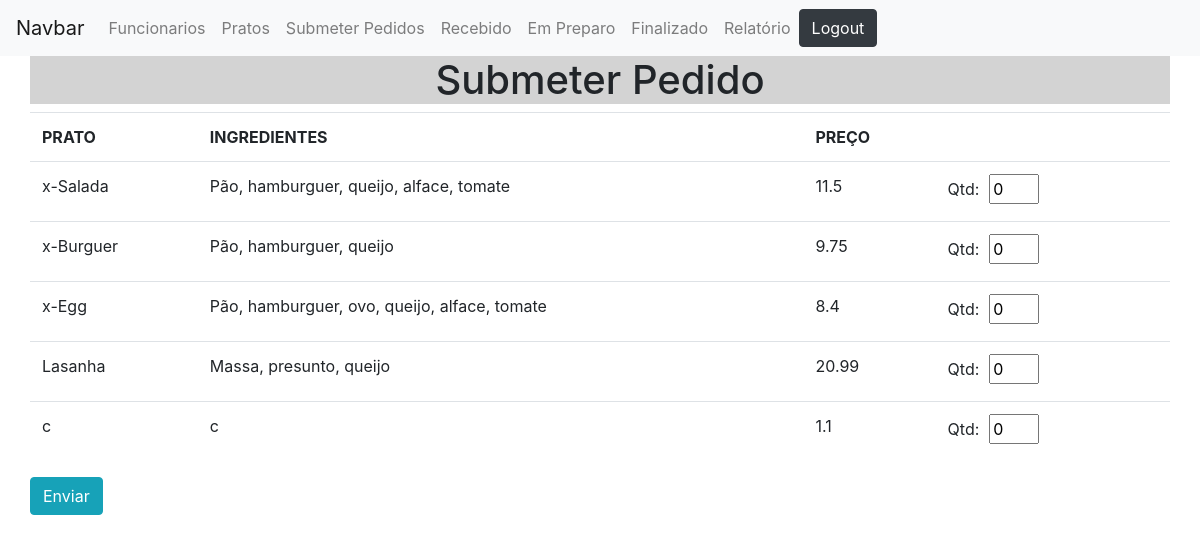
Screenshot of /Projeto/view/submeterPedido.php (signed in) with the database file from the repository.
### tables this page shows
CREATE TABLE `pratos` (
  `id` int(11) NOT NULL,
  `nome` varchar(255) NOT NULL,
  `ingredientes` varchar(255) NOT NULL,
  `preco` float DEFAULT NULL
);

### Projeto/class/Conexao.php (called while the page is built, shortened)
<?php
abstract class Conexao{
    public function __construct()
    {
        $this->user = 'root';
        $this->pass = '';
        $this->dbname = 'projeto-ultimo';
        try {
        $this->pdo = new PDO("mysql:host=localhost; dbname=$this->dbname;charset=utf8", $this->user, $this->pass);
        } catch (PDOException $e) {
        echo 'Erro ao conectar com o banco de dados<br>';
        echo $e->getMessage();
        }
    }
}

### Projeto/class/Prato.php (called while the page is built, shortened)
<?php
require_once 'Conexao.php';
final class Prato extends Conexao {
    public function getAllPratos() {
        $sql = "SELECT * FROM pratos";
        $result = $this->pdo->query($sql);
        return $result;
    }
}

### Projeto/view/submeterPedido.php (the view, shortened to what this page needs)
<!DOCTYPE html>
<html >
    <head>
        <link rel="stylesheet" href="https://stackpath.bootstrapcdn.com/bootstrap/4.3.1/css/bootstrap.min.css">
    </head>
    <body>
    <?php
        require_once '../class/Prato.php';
        $prato = new  Prato;
    ?>
    <nav class="navbar navbar-expand-lg navbar-light bg-light" id="navbar">
    <a class="navbar-brand" href="#">Navbar</a>
    <div class="collapse navbar-collapse" id="navbarNavAltMarkup">
        <div class="navbar-nav">
        <?php
            if($_SESSION['cargo'] == 1){
                echo "
                <a class='nav-item nav-link' href='crudFuncionarios.php'>Funcionarios</a>
                <a class='nav-item nav-link' href='crudPratos.php'>Pratos</a>
                <a class='nav-item nav-link' href='submeterPedido.php'>Submeter Pedidos</a>
                <a class='nav-item nav-link' href='recebido.php'>Recebido</a>
                <a class='nav-item nav-link' href='PedidoEmPreparo.php'>Em Preparo</a>
                <a class='nav-item nav-link' href='PedidoFinalizado.php'>Finalizado</a>
                <a class='nav-item nav-link' href='Relatorio.php'>Relatório</a>
                ";
            }else if($_SESSION['cargo'] == 2){
                echo "
                <a class='nav-item nav-link' href='crudPratos.php'>Pratos</a>
                <a class='nav-item nav-link' href='recebido.php'>Recebido</a>
                <a class='nav-item nav-link' href='PedidoEmPreparo.php'>Em Preparo</a>
                <a class='nav-item nav-link' href='PedidoFinalizado.php'>Finalizado</a>
                ";
            }
        ?>
        </div>
        <div id="btnLogout">
        <a class="btn btn-dark" href="../controller/loginController.php">Logout</a>
        </div>
    </div>
    </nav>
    <div class="container">
        <div class="row">
            <table class="table">
                <thead>
                    <thead >
                        <h1 style="text-align: center; width: 100%; background-color: #d3d3d3">Submeter Pedido</h1>
                    </thead>
                    <tr>
                        <th>PRATO</th>
                        <th>INGREDIENTES</th>
                        <th>PREÇO</th>
                        <th></th>
                        <th></th>
                    </tr>
                </thead>
                <form action="../controller/pedidoController.php" method="post">
                    <?php
                        $resultado = $prato->getAllPratos();
                        while($result = $resultado->fetch(PDO::FETCH_OBJ)){
                            echo "
                            <tr>
                            <td>$result->nome</td>
                            <td>$result->ingredientes</td>
                            <td>$result->preco</td>
                            <td><label style='margin-right: 10px;'>Qtd: </label><input type='number' name='quantidade[]' style='width: 50px;' placeholder=' Qtd' value='0'></td>
                            <td><input type='hidden' name='id[]' value='$result->id'></td>
                            </tr>";
                        }
                    ?>
            </table>
            <button type='submit' class="btn btn-info" name="enviar">Enviar</button>
        </div>
    </div>
    </body>
</html>

### rows the page displays
pratos: nome "x-Salada", ingredientes "Pão, hamburguer, queijo, alface, tomate", preco "11.5"
pratos: nome "x-Burguer", ingredientes "Pão, hamburguer, queijo", preco "9.75"
pratos: nome "x-Egg", ingredientes "Pão, hamburguer, ovo, queijo, alface, tomate", preco "8.4"
pratos: nome "Lasanha", ingredientes "Massa, presunto, queijo", preco "20.99"
pratos: nome "c", ingredientes "c", preco "1.1"
